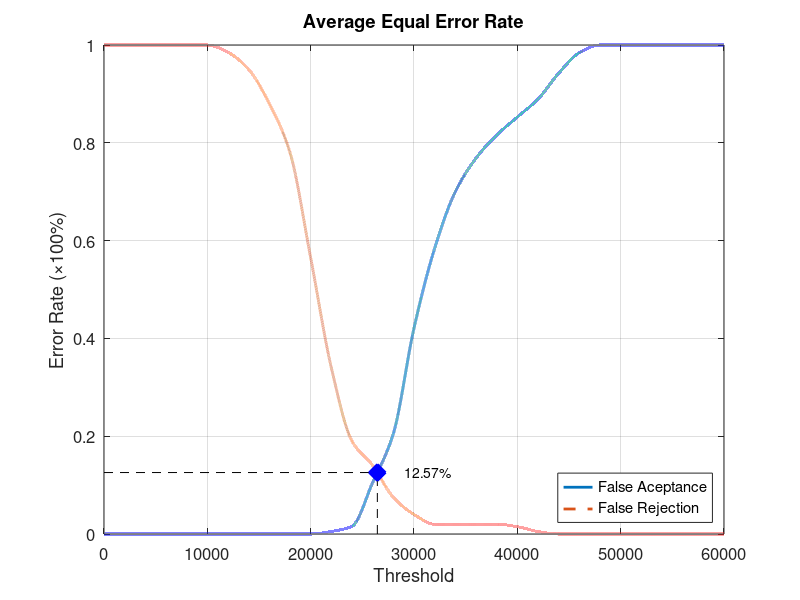
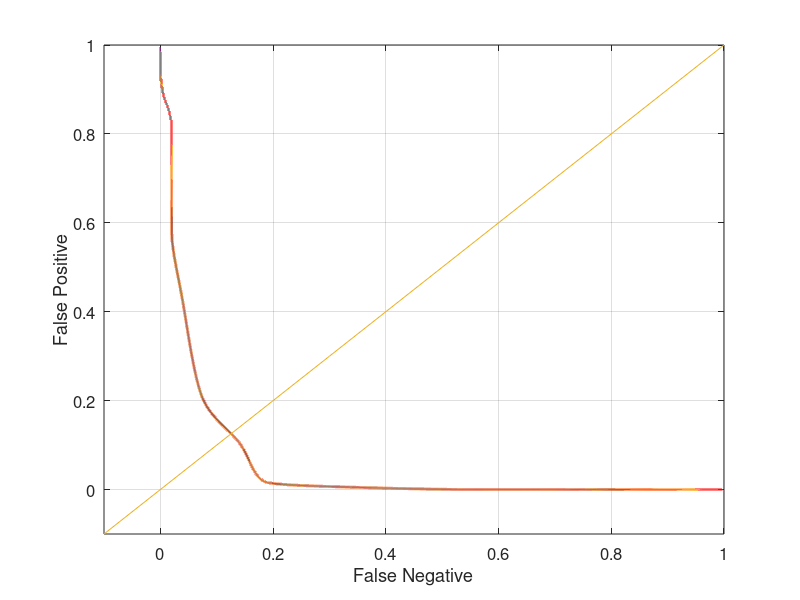

Here is the MATLAB script that generated these plots, in order:
function yEER = Database2_3
close all;
clear;
clc;
x = 0:2000:60000;
xq = 0:0.5:60000;

y0 = [0 0 0 0 0 0 0 0 0 0 0 0.00526316 0.0157895 0.105263 0.205263 0.421053 0.584211 0.7 0.768421 0.815789 0.852632 0.889474 0.942105 0.984211 1 1 1 1 1 1 1];
yy0 = interp1(x, y0, xq, 'pchip');
y1 = [1 1 1 1 1 1 0.985 0.95 0.88 0.78 0.565 0.34 0.19 0.14 0.075 0.04 0.02 0.02 0.02 0.02 0.015 0.005 0 0 0 0 0 0 0 0 0];
yy1 = interp1(x, y1, xq, 'pchip');

% Calculating EER: 
y2 = abs(y0 - y1);
find(y2 == min(y2))
yy2 = abs(yy0 - yy1);
xEER = find(yy2 == min(yy2));
xEERIndex = xq(xEER) % X-axis EER
yEER = yy0(xEER) % Y-axis EER

main = figure
plot(xq, yy0,'-','LineWidth', 2);	hold on
plot(xq, yy1,'--','LineWidth', 2);	hold on
plot([xEERIndex xEERIndex], [0 yEER], 'k--');	hold on
plot([0 xEERIndex], [yEER yEER], 'k--');	hold on
plot(xEERIndex, yEER, 'bx', 'LineWidth', 10);	hold on
text(xEERIndex + 10 * xEERIndex / 100, yEER, [num2str(round((10000 * yEER)) / 100) '%'])
legend('False Aceptance', 'False Rejection', 'Location', 'SouthEast')
xlabel('Threshold')
ylabel('Error Rate (\times100%)')
title('Average Equal Error Rate')
set(gca, 'FontSize', 12)
axis([0 60000 0 1])
grid on

print(main, 'Database2_3Main', '-dpng');
FNRxFPR = figure('Color', [1 1 1]);
plot(yy1, yy0, '-', yy1, yy0, 'LineWidth', 2);
hold on
y = -0.1:0.1:1
plot(y, y); 
set(gca, 'FontSize', 12)
xlabel('False Negative')
ylabel('False Positive')
axis([-0.1 1 -0.1 1])
set(gca, 'FontSize', 12)
grid on

print(FNRxFPR, 'Database2_3FNRxFPR','-dpng');
end
